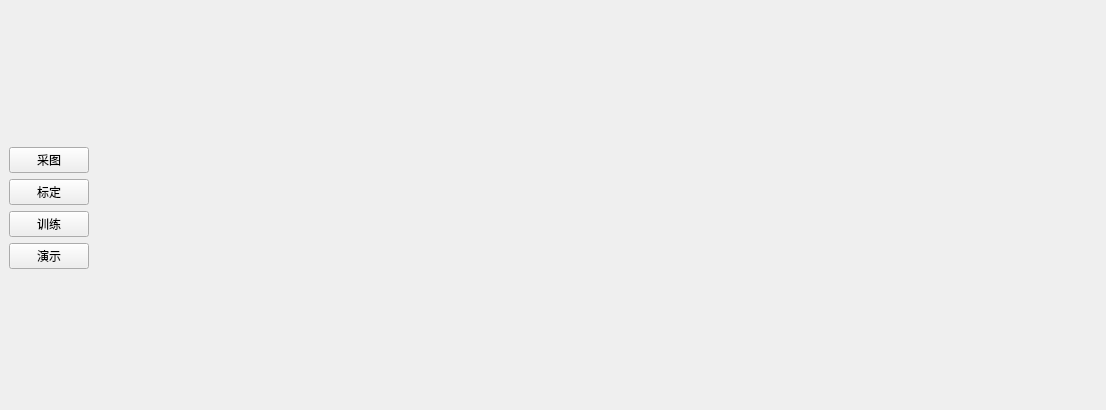
<?xml version="1.0" encoding="UTF-8"?>
<ui version="4.0">
 <class>Version3D</class>
 <widget class="QMainWindow" name="Version3D">
  <property name="geometry">
   <rect>
    <x>0</x>
    <y>0</y>
    <width>1106</width>
    <height>410</height>
   </rect>
  </property>
  <property name="sizePolicy">
   <sizepolicy hsizetype="Expanding" vsizetype="Expanding">
    <horstretch>0</horstretch>
    <verstretch>0</verstretch>
   </sizepolicy>
  </property>
  <property name="minimumSize">
   <size>
    <width>200</width>
    <height>200</height>
   </size>
  </property>
  <property name="windowTitle">
   <string>Version3D</string>
  </property>
  <widget class="QWidget" name="centralwidget">
   <property name="sizePolicy">
    <sizepolicy hsizetype="Expanding" vsizetype="Expanding">
     <horstretch>0</horstretch>
     <verstretch>0</verstretch>
    </sizepolicy>
   </property>
   <layout class="QFormLayout" name="formLayout">
    <item row="0" column="0" colspan="2">
     <layout class="QFormLayout" name="formLayout_2">
      <item row="0" column="0">
       <layout class="QVBoxLayout" name="verticalLayout" stretch="2,0,0,0,0,2">
        <item>
         <widget class="QLabel" name="label">
          <property name="sizePolicy">
           <sizepolicy hsizetype="Expanding" vsizetype="Expanding">
            <horstretch>0</horstretch>
            <verstretch>0</verstretch>
           </sizepolicy>
          </property>
          <property name="text">
           <string/>
          </property>
          <property name="pixmap">
           <pixmap>C:/Users/dl_gui - 副本/SICK-logo.png</pixmap>
          </property>
          <property name="scaledContents">
           <bool>true</bool>
          </property>
         </widget>
        </item>
        <item>
         <widget class="QPushButton" name="pushButton_2">
          <property name="sizePolicy">
           <sizepolicy hsizetype="Expanding" vsizetype="Expanding">
            <horstretch>0</horstretch>
            <verstretch>0</verstretch>
           </sizepolicy>
          </property>
          <property name="text">
           <string>采图</string>
          </property>
          <property name="checkable">
           <bool>false</bool>
          </property>
          <property name="autoRepeat">
           <bool>false</bool>
          </property>
          <property name="autoExclusive">
           <bool>false</bool>
          </property>
          <property name="autoDefault">
           <bool>false</bool>
          </property>
         </widget>
        </item>
        <item>
         <widget class="QPushButton" name="pushButton">
          <property name="sizePolicy">
           <sizepolicy hsizetype="Expanding" vsizetype="Expanding">
            <horstretch>0</horstretch>
            <verstretch>0</verstretch>
           </sizepolicy>
          </property>
          <property name="acceptDrops">
           <bool>false</bool>
          </property>
          <property name="autoFillBackground">
           <bool>true</bool>
          </property>
          <property name="text">
           <string>标定</string>
          </property>
          <property name="checkable">
           <bool>false</bool>
          </property>
          <property name="autoRepeat">
           <bool>false</bool>
          </property>
          <property name="autoExclusive">
           <bool>false</bool>
          </property>
          <property name="autoDefault">
           <bool>false</bool>
          </property>
         </widget>
        </item>
        <item>
         <widget class="QPushButton" name="pushButton_3">
          <property name="sizePolicy">
           <sizepolicy hsizetype="Expanding" vsizetype="Expanding">
            <horstretch>0</horstretch>
            <verstretch>0</verstretch>
           </sizepolicy>
          </property>
          <property name="text">
           <string>训练</string>
          </property>
          <property name="checkable">
           <bool>false</bool>
          </property>
          <property name="autoRepeat">
           <bool>false</bool>
          </property>
          <property name="autoExclusive">
           <bool>false</bool>
          </property>
          <property name="autoDefault">
           <bool>false</bool>
          </property>
         </widget>
        </item>
        <item>
         <widget class="QPushButton" name="pushButton_4">
          <property name="sizePolicy">
           <sizepolicy hsizetype="Expanding" vsizetype="Expanding">
            <horstretch>0</horstretch>
            <verstretch>0</verstretch>
           </sizepolicy>
          </property>
          <property name="text">
           <string>演示</string>
          </property>
          <property name="checkable">
           <bool>false</bool>
          </property>
          <property name="autoRepeat">
           <bool>false</bool>
          </property>
          <property name="autoExclusive">
           <bool>false</bool>
          </property>
          <property name="autoDefault">
           <bool>false</bool>
          </property>
         </widget>
        </item>
        <item>
         <spacer name="verticalSpacer">
          <property name="orientation">
           <enum>Qt::Vertical</enum>
          </property>
          <property name="sizeHint" stdset="0">
           <size>
            <width>20</width>
            <height>40</height>
           </size>
          </property>
         </spacer>
        </item>
       </layout>
      </item>
      <item row="0" column="1">
       <widget class="QStackedWidget" name="stackedWidget">
        <property name="sizePolicy">
         <sizepolicy hsizetype="Expanding" vsizetype="Expanding">
          <horstretch>0</horstretch>
          <verstretch>0</verstretch>
         </sizepolicy>
        </property>
       </widget>
      </item>
     </layout>
    </item>
   </layout>
  </widget>
 </widget>
 <resources/>
 <connections/>
</ui>
